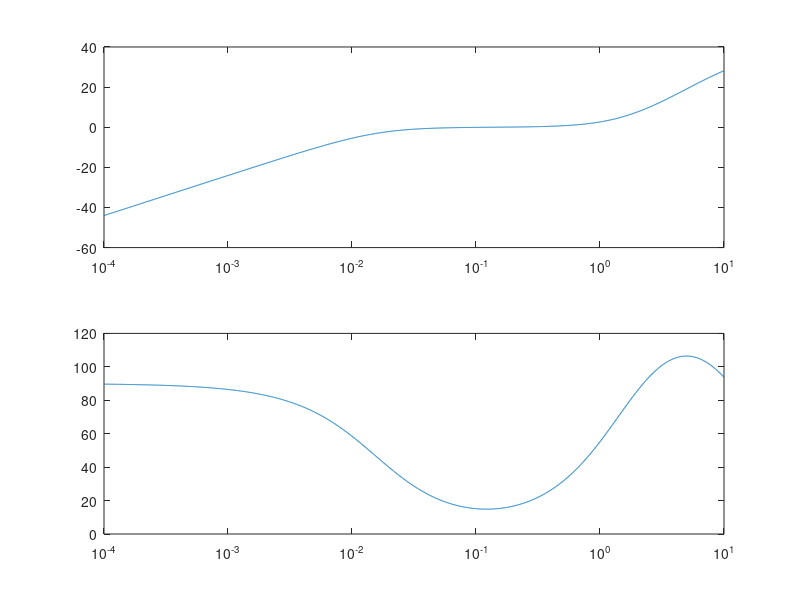

Source code (MATLAB):

w_lag_c = 2*pi*0.5; 
w_lag_left = 2*pi*0.1; 

T_lag = 1/w_lag_left; 
a_lag = (1/(w_lag_c*T_lag))^2;

Tn_lag = a_lag*T_lag; 
Td_lag = T_lag; 

w_lead_c = 2*pi*5; 
w_lead_right = 2*pi*15; 

T_lead = 1/w_lead_right; 
a_lead = (1/(w_lead_c*T_lead))^2;

Tn_lead = a_lead*T_lead; 
Td_lead = T_lead; 

n_point = 2048;
s_jw = 1j*2*pi*logspace(-4, 1, n_point);
t_del = 0.0; 

my_Tw = 10;
my_Tn1 = Tn_lead; % Tn_lead;
my_Td1 = Td_lead; % Td_lead;
my_Tn2 = Tn_lead; % Tn_lead;
my_Td2 = Td_lead; % Td_lead;

my_tmpC1 = freqs([my_Tw, 0], [my_Tw, 1], s_jw/(1j));    % washout
my_tmpC2 = freqs([my_Tn1, 1], [my_Td1, 1], s_jw/(1j));  % lead-lag stage 1
my_tmpC3 = freqs([my_Tn2, 1], [my_Td2, 1], s_jw/(1j));  % lead-lag stage 2
my_Cpss = my_tmpC1.*my_tmpC2.*my_tmpC3;

cmap = lines(5); 

fig1 = figure; 
ax21 = subplot(2,1,1,'parent',fig1); 
ax22 = subplot(2,1,2,'parent',fig1); 
plot(ax21, s_jw/(1j*2*pi), 20*log10(abs(my_Cpss)), 'color', cmap(1,:));
plot(ax22, s_jw/(1j*2*pi), (180/pi)*angle(my_Cpss), 'color', cmap(1,:));

set(ax21,'xscale','log'); 
set(ax22,'xscale','log'); 